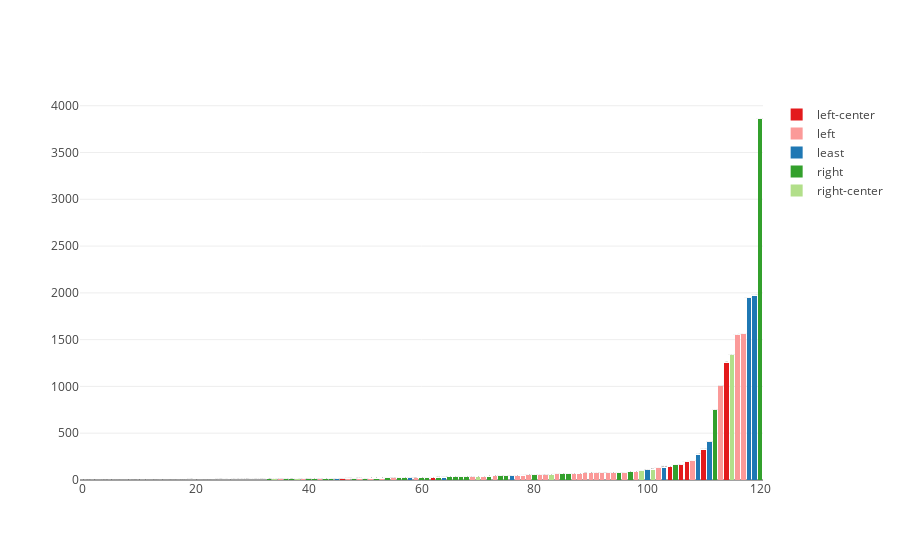

The notebook cell saved with this chart:
### Markdown cell above
## Distribution of publishers in a bias

### Code cell
publishers = publishers.sort_values(by='count', ascending=True) \
        .reset_index()

data = [];
for i, color in enumerate(colorscale): 
    publisher_bias = publishers.loc[publishers['bias'] == color[0]]
    data.append(
        go.Bar(
            name=color[0],
            x=publisher_bias.index,
            y=publisher_bias['count'],
            text=publisher_bias['publisher'],
            marker=dict(
                color=color[1]
            )
        )
    )
    
layout = go.Layout(barmode='stack')
fig = go.Figure(data=data, layout=layout)
iplot(fig)

# publishers.sort_values(by='count', ascending=False).head(20)

### Figure 1 — Plotly figure (JSON) as saved in the notebook; plotly's stock layout.template omitted (floating-point values rounded to 4 significant figures)
{"data": [{"marker": {"color": "rgb(178,223,138)"}, "name": "right-center", "text": ["libertyviral.com", "valleynewslive.com", "capoliticalreview.com", "foreignpolicyjournal.com", "reviewjournal.com", "circa.com", "newsline.com"], "type": "bar", "uid": "159c7180-3152-4534-bc2e-a8beeb8d43ae", "x": [34, 38, 70, 83, 99, 101, 115], "y": [6, 8, 35, 53, 94, 109, 1331]}, {"marker": {"color": "rgb(51,160,44)"}, "name": "right", "text": ["bigamericannews.com", "conservativedeplorable.com", "freedomfirst.news", "bb4sp.com", "americanactionnews.com", "therealside.com", "menrec.com", "hangthebankers.com", "freedomforce.com", "eaglerising.com", "usainfonews.com", "politichicks.com", "aclj.org", "infowars.com", "mrc.org", "fury.news", "libertyfederation.org", "silenceisconsent.net", "beforeitsnews.com", "spartareport.com", "patriotretort.com", "comicallyincorrect.com", "humanevents.com", "powerlineblog.com", "danaloeschradio.com", "powderedwigsociety.com", "rightwingnews.com", "aim.org", "thepoliticalinsider.com", "conservativefiringline.com", "rushlimbaugh.com", "louderwithcrowder.com", "theamericanmirror.com", "truthrevolt.org", "therebel.media", "dcclothesline.com", "washingtontimes.com", "freebeacon.com", "bizpacreview.com", "legalinsurrection.com", "thegoldwater.com", "dailywire.com", "foxbusiness.com"], "type": "bar", "uid": "fd3a1e86-b25b-4adb-9df5-599ede8fc079", "x": [0, 2, 3, 9, 11, 18, 19, 20, 21, 22, 25, 32, 33, 36, 37, 40, 41, 43, 44, 48, 50, 52, 54, 56, 57, 60, 61, 63, 65, 66, 67, 68, 72, 74, 75, 80, 85, 86, 95, 97, 105, 112, 120], "y": [1, 1, 1, 2, 2, 3, 3, 3, 3, 3, 4, 5, 6, 8, 8, 10, 10, 11, 11, 14, 14, 15, 18, 19, 20, 22, 23, 25, 27, 29, 31, 32, 36, 40, 40, 49, 61, 62, 74, 83, 161, 750, 3858]}, {"marker": {"color": "rgb(31,120,180)"}, "name": "least", "text": ["bettergov.org", "politifact.com", "pewresearch.org", "thewhim.com", "nolabels.org", "belfercenter.org", "factcheck.org", "ivn.us", "reuters.com", "poynter.org", "abqjournal.com", "apnews.com"], "type": "bar", "uid": "e7306fa4-ce42-4fc3-916e-23d73ab7c388", "x": [27, 29, 45, 58, 64, 76, 100, 103, 109, 111, 118, 119], "y": [4, 4, 12, 20, 26, 43, 108, 131, 270, 401, 1941, 1970]}, {"marker": {"color": "rgb(251,154,153)"}, "name": "left", "text": ["washingtonmonthly.com", "thepeoplesview.net", "againstcronycapitalism.org", "thepopulist.buzz", "everydayfeminism.com", "latinorebels.com", "4threvolutionarywar.wordpress.com", "deadstate.org", "upworthy.com", "trofire.com", "bluetribune.com", "newpol.org", "juancole.com", "leftvoice.org", "bluenationreview.com", "democracyjournal.org", "theroot.com", "rinf.com", "thefrisky.com", "thenewcivilrightsmovement.com", "bipartisanreport.com", "resistancereport.com", "egbertowillies.com", "politicalblindspot.com", "addictinginfo.org", "alternet.org", "mediamatters.org", "forwardprogressives.com", "21stcenturywire.com", "fair.org", "offthemainpage.com", "inthesetimes.com", "joemygod.com", "jacobinmag.com", "dissentmagazine.org", "therealnews.com", "crooksandliars.com", "thinkprogress.org", "thedailybeast.com", "truthdig.com", "motherjones.com", "counterpunch.org"], "type": "bar", "uid": "b6942307-b29d-4db9-814f-b9cac29f2895", "x": [5, 7, 10, 12, 14, 16, 26, 28, 31, 35, 39, 42, 47, 49, 51, 53, 55, 59, 69, 71, 73, 77, 78, 79, 81, 82, 84, 87, 88, 89, 90, 91, 92, 93, 94, 96, 98, 102, 108, 113, 116, 117], "y": [1, 1, 2, 2, 2, 2, 4, 4, 5, 7, 9, 10, 14, 14, 15, 15, 18, 21, 34, 35, 40, 44, 47, 49, 49, 50, 60, 64, 67, 70, 70, 72, 73, 73, 73, 76, 86, 124, 198, 1001, 1550, 1557]}, {"marker": {"color": "rgb(227,26,28)"}, "name": "left-center", "text": ["latimes.com", "wnyc.org", "mercurynews.com", "washingtonpost.com", "sfchronicle.com", "mediafiledc.com", "mainebeacon.com", "newsandguts.com", "mprnews.org", "greensboro.com", "thetrace.org", "studionewsnetwork.com", "chicagoreporter.com", "natmonitor.com", "calwatchdog.com", "nbcnews.com", "pri.org"], "type": "bar", "uid": "eeaaca45-fa33-45f6-911f-7c9261362ec0", "x": [1, 4, 6, 8, 13, 15, 17, 23, 24, 30, 46, 62, 104, 106, 107, 110, 114], "y": [1, 1, 1, 2, 2, 2, 2, 3, 3, 4, 13, 24, 135, 163, 194, 324, 1254]}], "layout": {"barmode": "stack"}}
